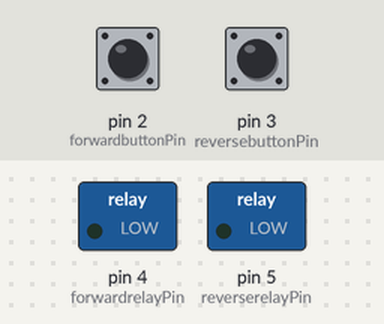
The sketch below on a simulated Arduino Uno, built with avr-gcc and run on an emulated ATmega328P. Parts: switched loads named in the sketch (green lamp = pin HIGH). The inputs (shaded band) are chosen by the test bench; at power-on: pin 2 (forwardbuttonPin) LOW, pin 3 (reversebuttonPin) LOW.

Above: at 1.2 s.
1.3 s: pin 2 (forwardbuttonPin) pulled HIGH for 0.15 s
At 1.37 s:
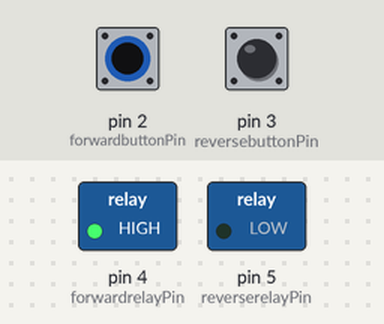
2.9 s: pin 3 (reversebuttonPin) pulled HIGH for 0.15 s
At 2.97 s:
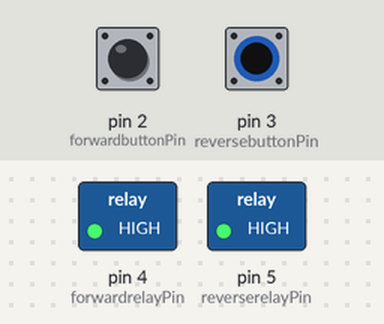
4.5 s: pin 3 (reversebuttonPin) pulled HIGH for 3.2 s
At 8.6 s:
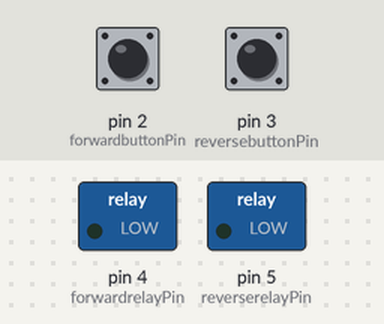
9.2 s: pin 2 (forwardbuttonPin) pulled HIGH for 3.2 s
At 9.8 s:
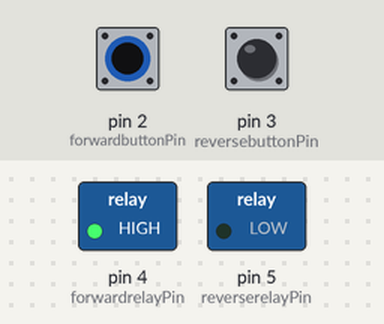
Timing chart, 0 to 13.9 s (numbered marks = the images above; inputs shaded):
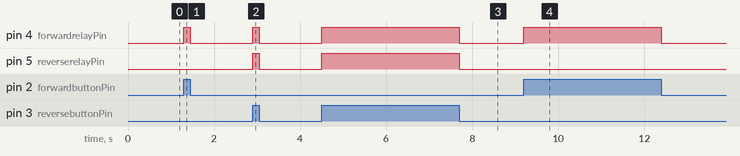

Measured:
- after the input at 1.3 s, pin 4 (forwardrelayPin): LOW → HIGH at once, → LOW 0.15 s later
- after the input at 2.9 s, pin 4 (forwardrelayPin), pin 5 (reverserelayPin): LOW → HIGH at once, → LOW 0.15 s later
- after the input at 4.5 s, pin 4 (forwardrelayPin), pin 5 (reverserelayPin): LOW → HIGH at once, → LOW 3.2 s later
- after the input at 9.2 s, pin 4 (forwardrelayPin): LOW → HIGH at once, → LOW 3.2 s later

The sketch:

Bidirectional_Spinning.ino
```cpp
// This code should read the state of the buttons and turn the motor on/off and c/c-c

// Set up pin numbers
const int forwardbuttonPin = 2;
const int reversebuttonPin = 3;
const int forwardrelayPin = 4;
const int reverserelayPin = 5;

// Variable for the motor states
int forwardmotorState = 0;
int reversemotorState = 0;

void setup() {
  // Initalize inputs and outputs
  pinMode(forwardbuttonPin, INPUT);
  pinMode(reversebuttonPin, INPUT);
  pinMode(forwardrelayPin, OUTPUT);
  pinMode(reverserelayPin, OUTPUT);
}

void loop(){
  // Read the state of the button
  forwardmotorState = digitalRead(forwardbuttonPin);
  reversemotorState = digitalRead(reversebuttonPin);

  // Check which button is pressed
  if (forwardmotorState == HIGH) {
   // Turns one relay on
  digitalWrite(forwardrelayPin, HIGH);
  }
  else if (reversemotorState == HIGH) {
    digitalWrite(forwardrelayPin, HIGH);
    digitalWrite(reverserelayPin, HIGH);
  }
  else {
    // Turns the motor off
    digitalWrite(forwardrelayPin, LOW);
    digitalWrite(reverserelayPin, LOW);
  }
}
```
